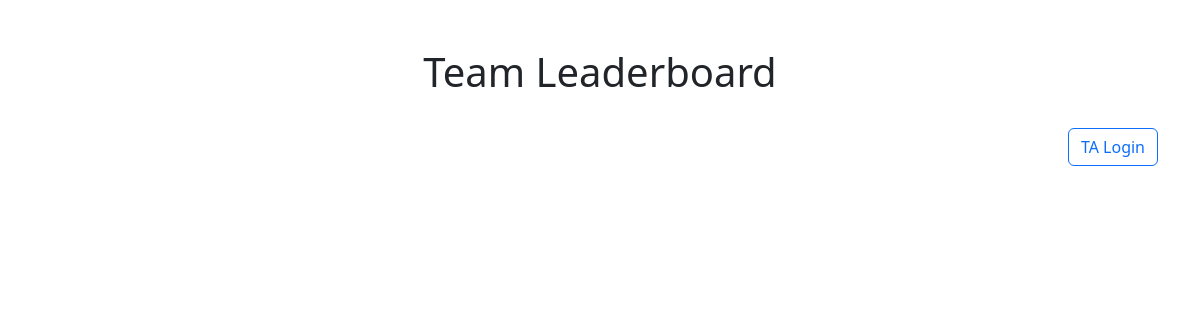
/, run on an earlier commit of the app's database.
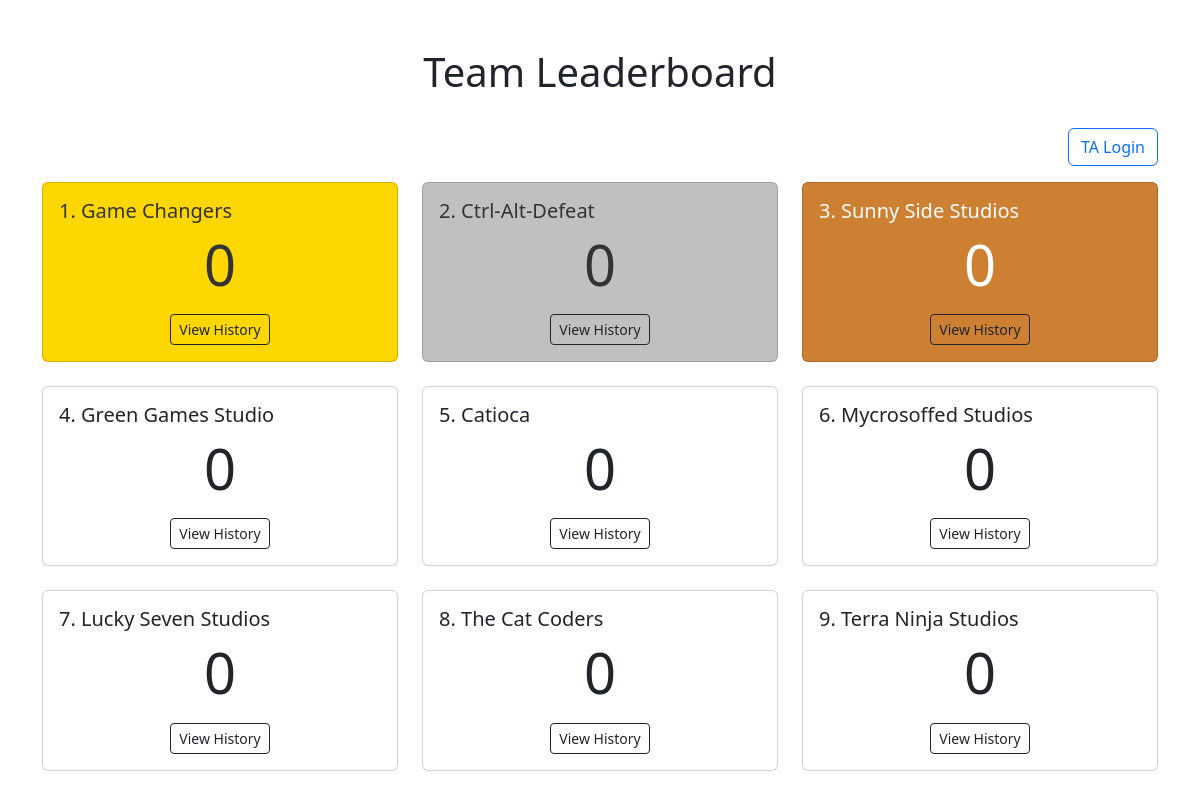
And on a later commit of the database.
### tables this page shows
CREATE TABLE teams (
                     id INTEGER PRIMARY KEY AUTOINCREMENT,
                     name TEXT UNIQUE,
                     total_points INTEGER DEFAULT 0);

### app.py (the view)
@app.route('/')
def leaderboard():
    with sqlite3.connect(DATABASE_PATH) as conn:
        c = conn.cursor()
        c.execute("SELECT id, name, total_points FROM teams ORDER BY total_points DESC")
        teams = c.fetchall()
    return render_template('leaderboard.html', teams=teams)

### app.py (called while the page is built)
@app.context_processor
def utility_processor():
    return dict(enumerate=enumerate)

### templates/leaderboard.html (shortened to what this page needs)
<!DOCTYPE html>
<html lang="en">
<head>
    <link rel="stylesheet" href="https://cdn.jsdelivr.net/npm/bootstrap@5.3.0/dist/css/bootstrap.min.css">
</head>
<body>
    <div class="container mt-5">
        <div class="row mb-4">
            <div class="col">
                <h1 class="text-center">Team Leaderboard</h1>
            </div>
        </div>
        <div class="row mb-3">
            <div class="col text-end">
                {% if session.get('is_ta') %}
                    <a href="{{ url_for('add_points') }}" class="btn btn-primary">Add Points</a>
                    <a href="{{ url_for('logout') }}" class="btn btn-outline-secondary">Logout</a>
                {% else %}
                    <a href="{{ url_for('login') }}" class="btn btn-outline-primary">TA Login</a>
                {% endif %}
            </div>
        </div>
        <div class="row row-cols-1 row-cols-md-3 g-4">
            {% for i, team in enumerate(teams, start=1) %}
            <div class="col">
                <div class="card h-100 team-card {% if i == 1 %}rank-1{% elif i == 2 %}rank-2{% elif i == 3 %}rank-3{% endif %}">
                    <div class="card-body">
                        <h5 class="card-title">{{ i }}. {{ team[1].split('(')[1].rstrip(')') if '(' in team[1] else team[1] }}</h5>
                        <p class="card-text display-4 text-center">{{ team[2] }}</p>
                        <div class="text-center">
                            <a href="{{ url_for('team_history', team_id=team[0]) }}" class="btn btn-sm btn-outline-dark">View History</a>
                        </div>
                    </div>
                </div>
            </div>
            {% endfor %}
        </div>
    </div>
</body>
</html>

### templates/leaderboard.html (style rules this page uses)
.team-card { transition: transform 0.3s; }
.rank-1 { background-color: gold; color: #333; }
.rank-2 { background-color: silver; color: #333; }
.rank-3 { background-color: #cd7f32; color: white; }

What changed in the data, as far as the page shows it:
added teams: id "1", name "Game Changers", total_points "0"
added teams: id "2", name "Ctrl-Alt-Defeat", total_points "0"
added teams: id "3", name "Sunny Side Studios", total_points "0"
added teams: id "4", name "Green Games Studio", total_points "0"
added teams: id "5", name "Catioca", total_points "0"
added teams: id "6", name "Mycrosoffed Studios", total_points "0"
added teams: id "7", name "Lucky Seven Studios", total_points "0"
added teams: id "8", name "The Cat Coders", total_points "0"
added teams: id "9", name "Terra Ninja Studios", total_points "0"
